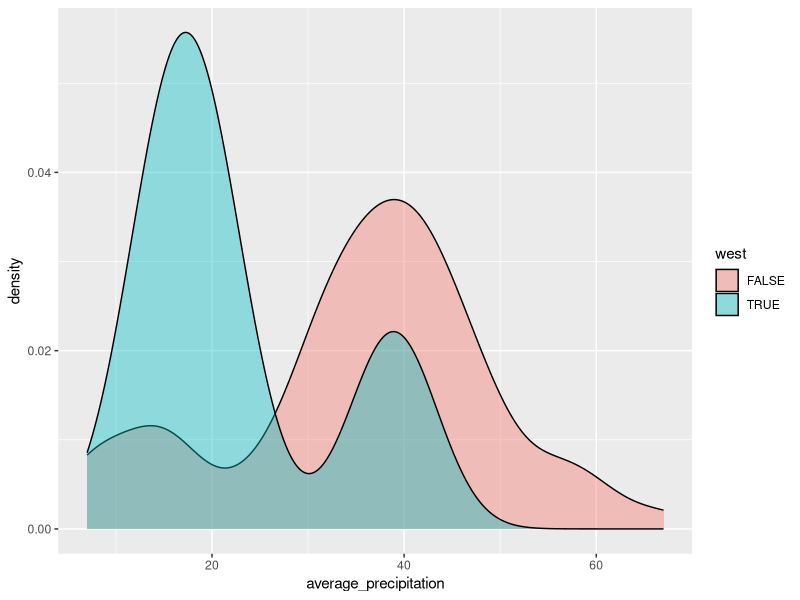
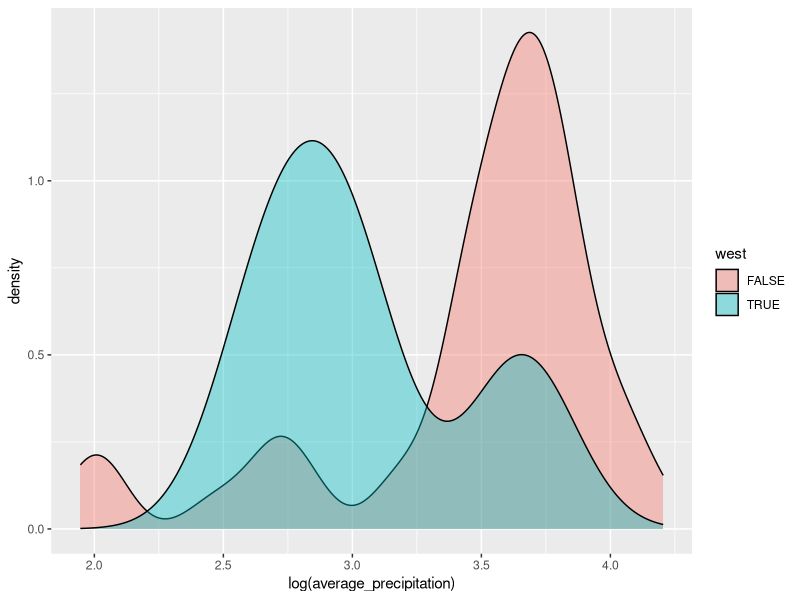

R code for these plots, in order:
data<- as.data.frame(precip)
names<- as.data.frame(names(precip))

data<- cbind(names,data)
data<- setNames(data, c("city","average_precipitation"))

library(dplyr)
library(ggplot2)

glimpse(data)

#### CENTRAL TENDANCIES
# we now want to compare the precipitation of west coast ith rest of the cities:

west_coast<- c("Los Angeles","Sacramento","San Francisco","Washington")

data<- data %>% mutate( west = city %in% west_coast) 

data %>% group_by(west) %>%
            summarise(mean(average_precipitation),median(average_precipitation))
#  west  `       mean(average_precipitation)`         `median(average_precipitation`
#1 FALSE                          35.6                          37
#2 TRUE                           22.7                          19

# therefore, cities on the west cost have lower av precipitation


####MEASURE OF DISPERSION

v1 <- c(-10,10,0,20,30)
mean(v1)
# [1] 10

v2 <- c(8,9,10,11,12)
mean(v2)
# [1] 10

# both have same mean but these two vectors are not similar to each other 
# v1 is more dispersed than v2


# ( 1 ) RANGE

range(v1)
# [1] -10  30

range(v2)
# [1]  8   12

# ( 2 ) VARIANCE
#         variance = sum( square(mean - element) ) / total elements

var(v1)
# [1] 250
# this happens because R uses (n-1) in the denominator

var_N = function(x){var(x)*(length(x)-1)/length(x)}
var_N(v1)
# [1] 200

# ( 3 ) STANDARD DEVIATION
#         standard deviation = sqrt( variance )
sd(v1)


# ( 4 )  INTERQUARTILE RANGE

summary(v1)
#    Min. 1st Qu.  Median    Mean 3rd Qu.    Max. 
#   -10       0      10      10      20      30 

#IQR = Range between 25th and 75th percntiles of a distribution

IQR(v1)
# [1] 20

quantile(v1)

### RANGE, VARIANCE AND SD ARE HIGHLY SENSITIVE TO OUTLIERS IN A DISTRIBUTION
### ON THE OTHER HAND, IQR IS NOT AND IS HENCE PREFFERED



##### SHAPES OF DISTRIBUTIONS

ggplot(data, aes(x=average_precipitation, fill = west)) + geom_density(alpha=0.4)
# both are bimodal and both are right skewed

ggplot(data, aes(x=log(average_precipitation), fill = west)) + geom_density(alpha=0.4)
# this fixed skeweness but increased modality


